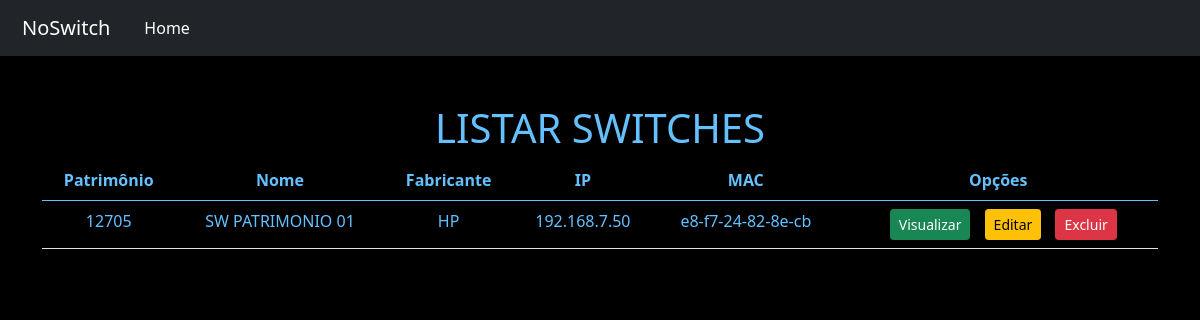
Screenshot of /switches/index.php with the database file from the repository.
### tables this page shows
CREATE TABLE `switches` (
  `id` int(11) NOT NULL,
  `nome` varchar(200) DEFAULT NULL,
  `fabricante` varchar(250) DEFAULT NULL,
  `endereco_ip` varchar(250) DEFAULT NULL,
  `endereco_mac` varchar(250) DEFAULT NULL,
  `numero_patrimonio` varchar(250) DEFAULT NULL
);

### switches/index.php (the view, shortened to what this page needs)
<?php
include '../config.php';
$sql = "SELECT * FROM switches ORDER BY nome";
$result = $conn->query($sql);
?>
<!DOCTYPE html>
<html lang="pt_BR">
<head>
    <link rel="stylesheet" href="../src/css/bootstrap.min.css">
    <link rel="stylesheet" type="text/css" href="..\src\css\style.css">
</head>
<body>
<nav class="navbar navbar-expand-lg navbar-dark bg-dark">
  <div class="container-fluid">
    <a class="navbar-brand" href="../index.php">NoSwitch</a>
    <div class="collapse navbar-collapse" id="navbarNavAltMarkup">
      <div class="navbar-nav">
        <a class="nav-link active" aria-current="page" href="#">Home</a>
      </div>
    </div>
  </div>
</nav>
<div class="container mt-4 pt-4" >
    <h1>LISTAR SWITCHES</h1>
<?php if ($result->num_rows > 0): ?>
        <div class="table-responsive">
            <table class="table table-striped">
                <thead>
                    <tr>
                        <th>Patrimônio</th>
                        <th>Nome</th>
                        <th>Fabricante</th>
                        <th>IP</th>
                        <th>MAC</th>
                        <th>Opções</th>
                    </tr>
                </thead>
                <tbody>
                    <?php while ($row = $result->fetch_assoc()): ?>
                        <tr>
                            <td><?php echo $row["numero_patrimonio"]; ?></td>
                            <td><?php echo $row["nome"]; ?></td>
                            <td><?php echo $row["fabricante"]; ?></td>
                            <td><?php echo $row["endereco_ip"]; ?></td>
                            <td><?php echo $row["endereco_mac"]; ?></td>
                            <td class="actions text-right">
			<a href="view.php?id=<?php echo $row['id']; ?>" class="btn btn-sm btn-success"><i class="fa fa-eye"></i> Visualizar</a>
			<a href="edit_switch.php?id=<?php echo $row['id']; ?>" class="btn btn-sm btn-warning"><i class="fa fa-pencil"></i> Editar</a>
      <a href="del_switch.php?id=<?php echo $row['id']; ?>" class="btn btn-sm btn-danger"><i class="fa fa-pencil"></i> Excluir</a>
		</td>
                        </tr>
                    <?php endwhile; ?>
                </tbody>
            </table>
        </div>
    <?php else: ?>
        <p>Nenhum switch encontrado.</p>
    <?php endif; ?>
    </div>

### src/css/style.css (style rules this page uses)
a { margin-left: 10px; }
th,td { color: rgb(100, 193, 255); text-align: center; }
body { background-color: black; color: rgb(100, 193, 255); }
.container h1 { text-align: center; }

### rows the page displays
switches: numero_patrimonio "12705", nome "SW PATRIMONIO 01", fabricante "HP", endereco_ip "192.168.7.50", endereco_mac "e8-f7-24-82-8e-cb"
